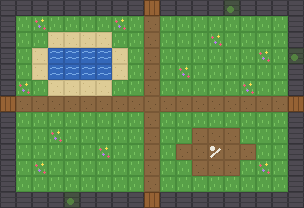

This is a level from a 2D game, rendered from its Tiled map with the project's own tilesets. A one-line summary and the complete map file follow:
An orthogonal 19x13 tile map with 16x16 px tiles, 2 tile layers (Ground, Details) and 2 objects (ENEMY_SPAWN, CHEST_SPAWN).

<map version="1.10" tiledversion="1.11.2" orientation="orthogonal" renderorder="right-down" width="19" height="13" tilewidth="16" tileheight="16" infinite="0" nextlayerid="4" nextobjectid="3">
 <properties>
  <property name="roomCells" value="#" />
  <property name="roomShape" value="1x1" />
  <property name="roomType" value="NORMAL" />
 </properties>
 <tileset firstgid="1" source="../../tiles/interior-placeholder.tsx" />
 <layer id="1" name="Ground" width="19" height="13">
  <properties>
   <property name="layerKind" value="GROUND" />
  </properties>
  <data encoding="csv">
7,7,7,7,7,7,7,7,7,16,7,7,7,7,8,7,7,7,7,
7,1,1,1,1,1,1,1,1,2,1,1,1,1,1,1,1,1,7,
7,1,1,3,3,3,3,1,1,2,1,1,1,1,1,1,1,1,7,
7,1,3,4,4,4,4,3,1,2,1,1,1,1,1,1,1,1,8,
7,1,3,4,4,4,4,3,1,2,1,1,1,1,1,1,1,1,7,
7,1,1,3,3,3,3,1,1,2,1,1,1,1,1,1,1,1,7,
16,2,2,2,2,2,2,2,2,2,2,2,2,2,2,2,2,2,16,
7,1,1,1,1,1,1,1,1,2,1,1,1,1,1,1,1,1,7,
7,1,1,1,1,1,1,1,1,2,1,1,2,2,2,1,1,1,7,
7,1,1,1,1,1,1,1,1,2,1,2,2,2,2,2,1,1,7,
7,1,1,1,1,1,1,1,1,2,1,1,2,2,2,1,1,1,7,
7,1,1,1,1,1,1,1,1,2,1,1,1,1,1,1,1,1,7,
7,7,7,7,8,7,7,7,7,16,7,7,7,7,7,7,7,7,7
</data>
 </layer>
 <layer id="2" name="Details" width="19" height="13">
  <properties>
   <property name="layerKind" value="DETAILS" />
  </properties>
  <data encoding="csv">
0,0,0,0,0,0,0,0,0,0,0,0,0,0,0,0,0,0,0,
0,0,13,0,0,0,0,13,0,0,0,0,0,0,0,0,0,0,0,
0,0,0,0,0,0,0,0,0,0,0,0,0,13,0,0,0,0,0,
0,0,0,0,0,0,0,0,0,0,0,0,0,0,0,0,13,0,0,
0,0,0,0,0,0,0,0,0,0,0,13,0,0,0,0,0,0,0,
0,13,0,0,0,0,0,0,0,0,0,0,0,0,0,13,0,0,0,
0,0,0,0,0,0,0,0,0,0,0,0,0,0,0,0,0,0,0,
0,0,0,0,0,0,0,0,0,0,0,0,0,0,0,0,0,0,0,
0,0,0,13,0,0,0,0,0,0,0,0,0,0,0,0,0,0,0,
0,0,0,0,0,0,13,0,0,0,0,0,0,14,0,0,0,0,0,
0,0,13,0,0,0,0,0,0,0,0,0,0,0,0,0,13,0,0,
0,0,0,0,0,0,0,0,0,0,0,0,0,0,0,0,0,0,0,
0,0,0,0,0,0,0,0,0,0,0,0,0,0,0,0,0,0,0
</data>
 </layer>
 <objectgroup id="3" name="Markers">
  <object id="1" name="enemy-a" type="ENEMY_SPAWN" x="232" y="56"><point /></object>
  <object id="2" name="chest" type="CHEST_SPAWN" x="72" y="168"><point /></object>
 </objectgroup>
</map>
